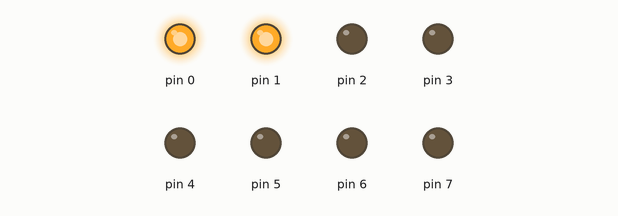
Bench run of a sketch on a simulated Arduino Uno, built with avr-gcc and run on an emulated ATmega328P. Parts: output pins drawn as LEDs (lit = HIGH).

Above: at 0.5 s.
At 2.5 s:
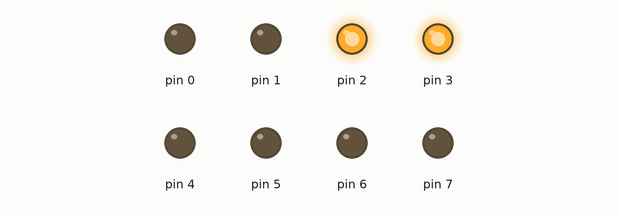
At 3.5 s:
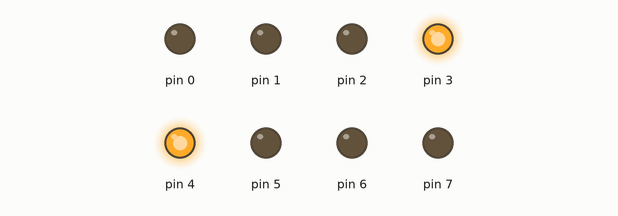
At 4.5 s:
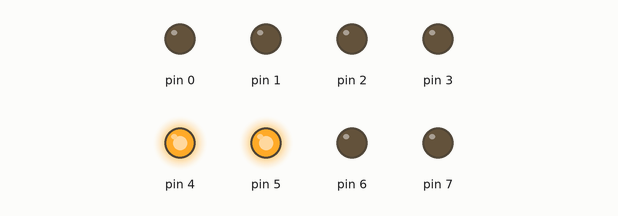
At 6.5 s:
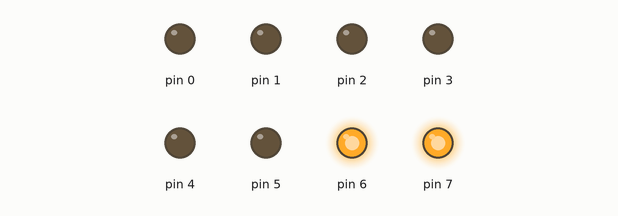
At 8.5 s:
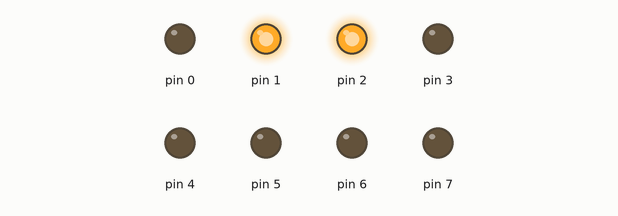
Timing chart, 0 to 9.1 s (numbered marks = the images above):
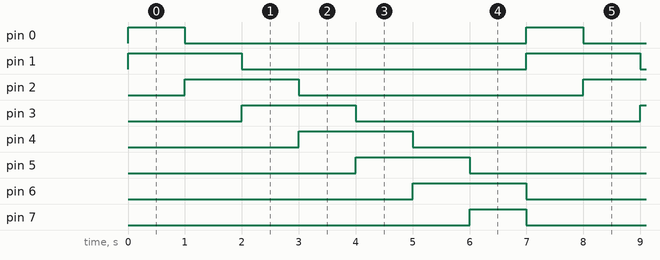

The sketch:

snake2led.ino
```cpp
void setup()
{
  for (int i = 0; i <= 7; i++)
    pinMode(i, OUTPUT) ;
}

void loop()
{
  for (int i = 0; i <= 1; i++)
  {
    digitalWrite(i, HIGH) ;

  } delay(1000) ;
  for (int i = 2; i <= 3; i++)
  { digitalWrite(i, HIGH) ;
    digitalWrite(i - 2, LOW) ;
    delay(1000) ;


  }
  for (int i = 4; i <= 5; i++)
  { digitalWrite(i, HIGH) ;
    digitalWrite(i - 2, LOW) ;
    delay(1000) ;
  }
  for (int i = 6; i <= 7; i++)
  { digitalWrite(i, HIGH) ;
    digitalWrite(i - 2, LOW) ;
    delay(1000) ;

  }
  low() ;

}
void low()

{
  for (int i = 6; i <= 7; i++)
  {
    digitalWrite(i, LOW);
  }
}
```

Measured:
- by itself, pin 0, pin 7: alternates HIGH for 1.0 s and LOW for 6.0 s
- by itself, pin 1–6: alternates HIGH for 2.0 s and LOW for 5.0 s
- by itself, everything shown: repeats every 7.0 s, in 8 steps
